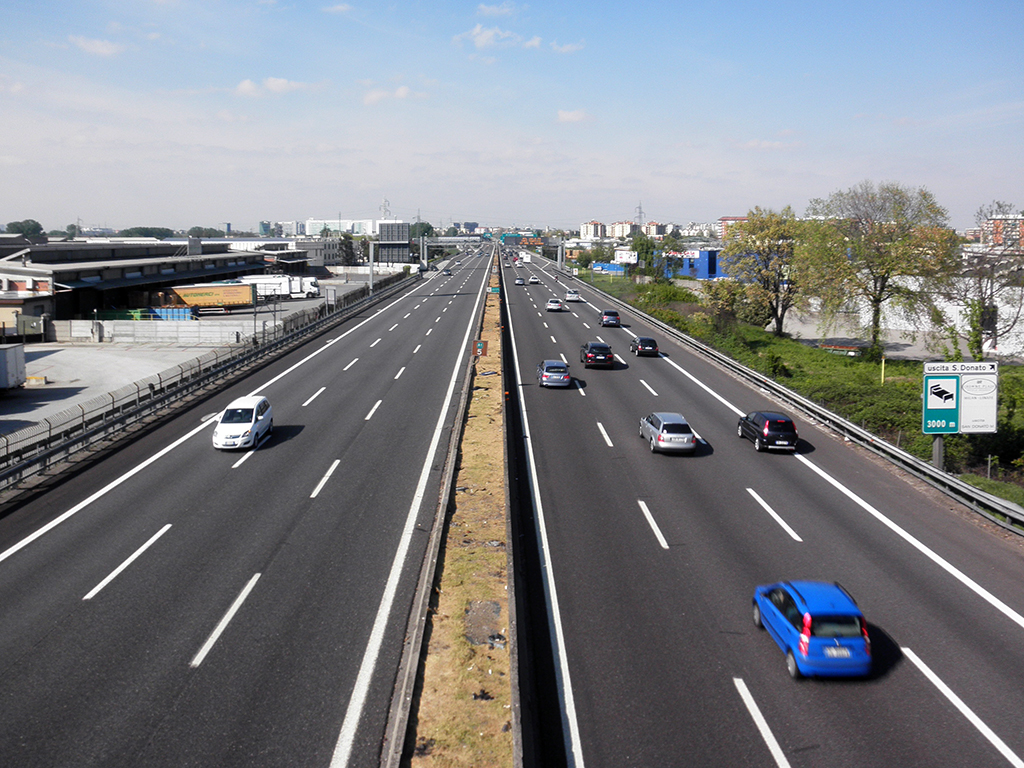
//> input picture autostrada.jfif, 1024 x 768 px
$ ./HoughRetteFun   (built with g++ and OpenCV 4)
//> lines starting //> are read from the running program, lines starting //| are printed output that depends on the picture; after the words box and inside, x2 and y2 are one past the last pixel; in counts of white or black regions, pixels touching at a corner belong together
// MyRettePreExam

#include <opencv2/opencv.hpp>
#include <cstdlib>
#include <iostream>

using namespace std;
using namespace cv;

void myRette(Mat& src, Mat& out);

int main()
{
    //Lettura immagine
    Mat src = imread("C:\\antonio\\Parthenope\\Elim\\Laboratorio\\Slide 8\\autostrada.jfif", IMREAD_GRAYSCALE);
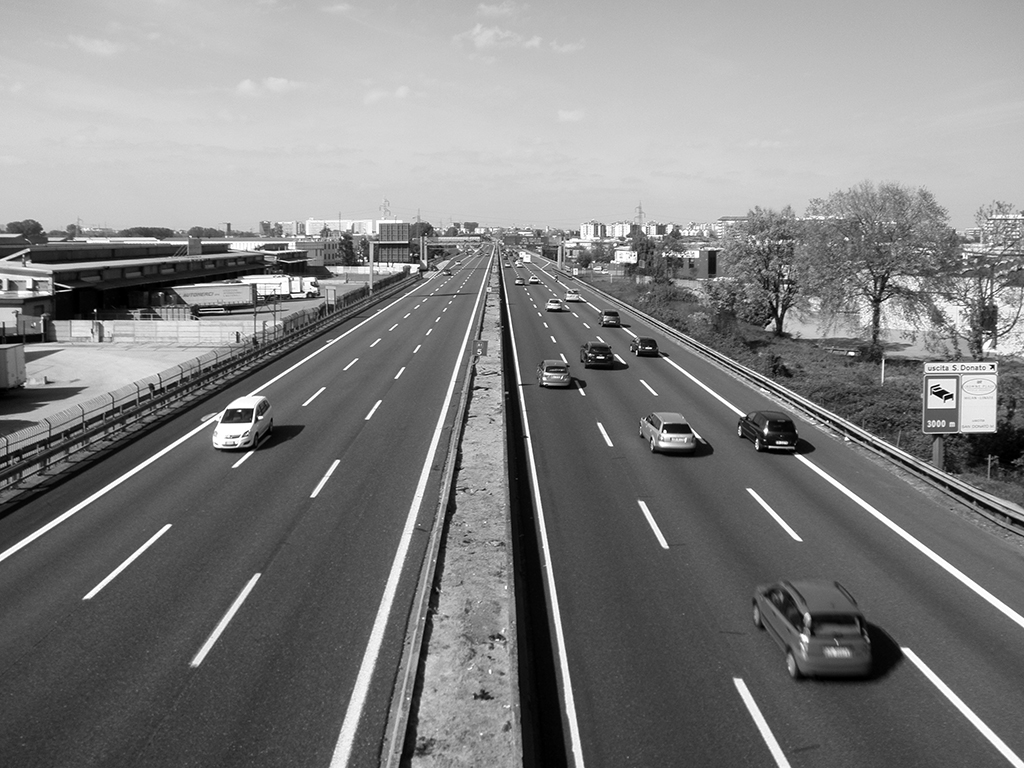
//> src: 768 rows x 1024 cols, CV_8UC1; min 0, max 255, mean 128.3

    if (src.empty())
    {
        cout << "Could not open or find the image" << endl;
        return -1;
    }

    Mat output;
    myRette(src, output);
    imshow("Output", output);
    waitKey(0);

    return 0;
}

void myRette(Mat& src, Mat& out)
{
    Mat edgeCanny;

    GaussianBlur(src, src, Size(7, 7), 2, 2);
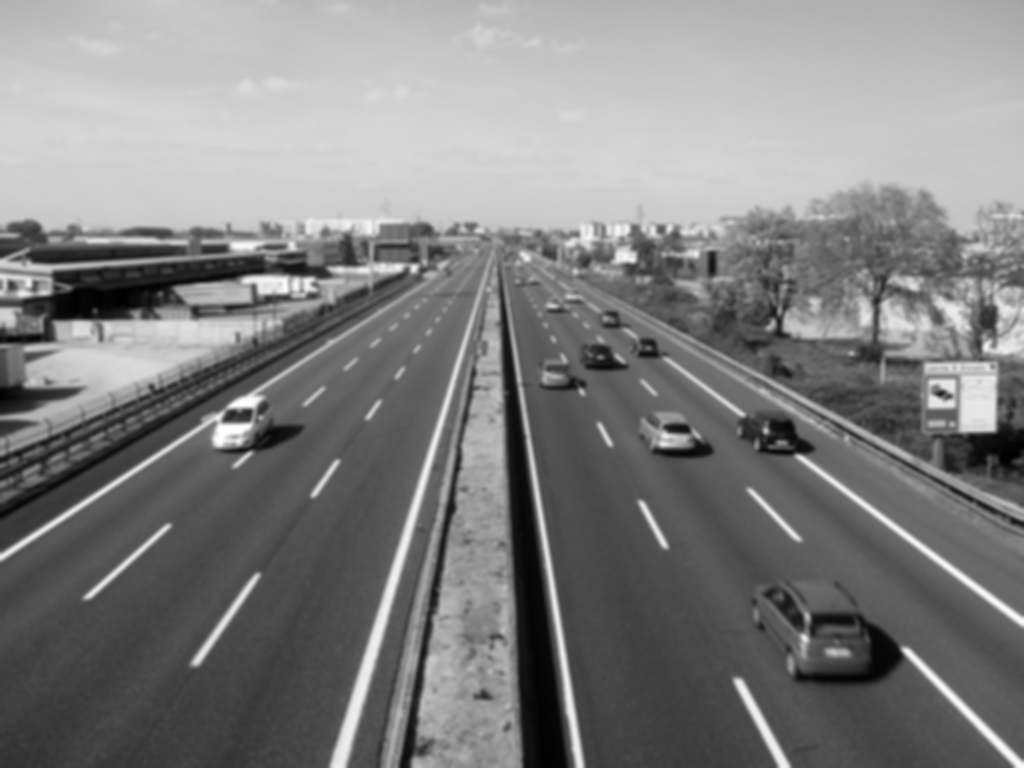
//> src: 768 rows x 1024 cols, CV_8UC1; min 0, max 255, mean 128.3

    Canny(src, edgeCanny, 50, 150, 3);
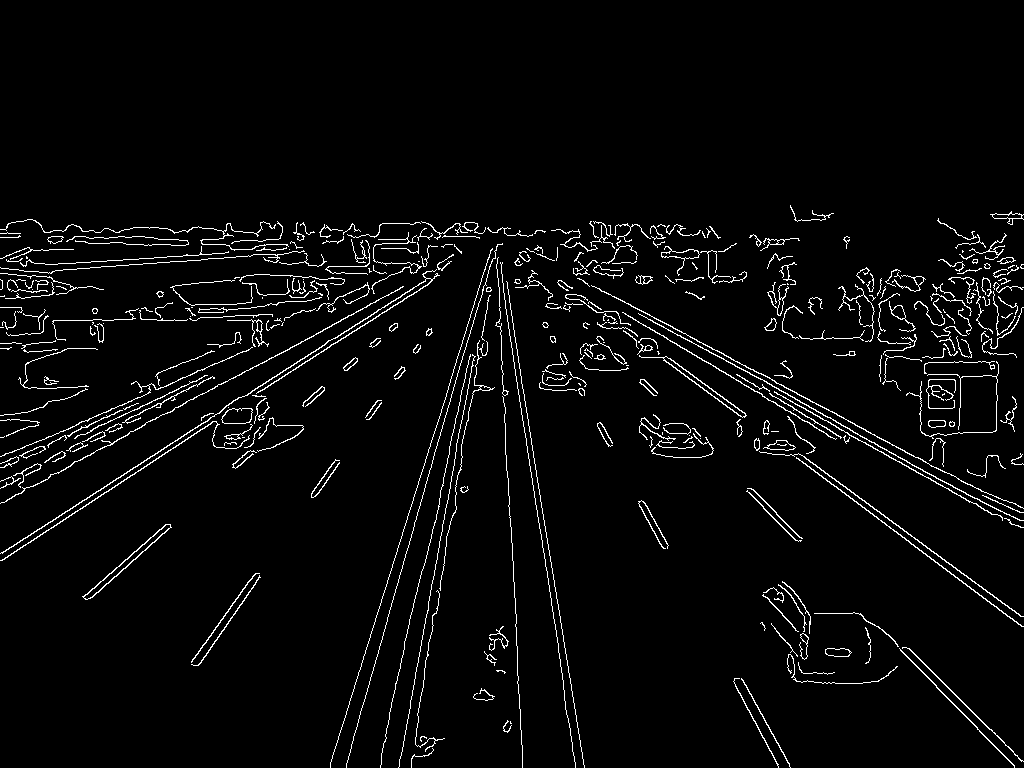
//> edgeCanny: 768 rows x 1024 cols, CV_8UC1; 3.6% white in thin lines or dots, all inside (x1, y1, x2, y2) = (0, 205, 1024, 768)

    int dist = hypot(src.rows, src.cols);
//> dist = 1280
    Mat votes = Mat::zeros(dist * 2, 180, CV_8U);

    double rho, theta;

    for (int x = 0; x < edgeCanny.rows; x++)
    {
        for (int y = 0; y < edgeCanny.cols; y++)
        {
            if (edgeCanny.at<uchar>(x, y) == 255)
            {
                for (theta = 0; theta < 180; theta++)
                {
                    rho = dist + y * cos((theta - 90) * CV_PI / 180) + x * sin((theta - 90) * CV_PI / 180);
                    votes.at<uchar>(rho, theta)++;
                }
            }
        }
    }
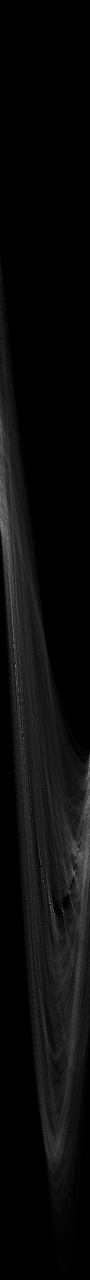
//> votes: 2560 rows x 180 cols, CV_8UC1 (shown at 1/2 size); min 0, max 249, mean 11
//> after the loop, rho = 2064.6

    out = src.clone();

    for (int r = 0; r < votes.rows; r++)
    {
        for (int t = 0; t < votes.cols; t++)
        {
            if (votes.at<uchar>(r, t) >= 200)
            {
                theta = (t - 90) * CV_PI / 180;
                int x = (r - dist) * cos(theta);
                int y = (r - dist) * sin(theta);
                double sin_t = sin(theta);
                double cos_t = cos(theta);

                Point p1(cvRound(x + dist * (-sin_t)), cvRound(y + dist * cos_t));
                Point p2(cvRound(x - dist * (-sin_t)), cvRound(y - dist * cos_t));
                line(out, p1, p2, Scalar(255), 2, 8);
            }
        }
    }
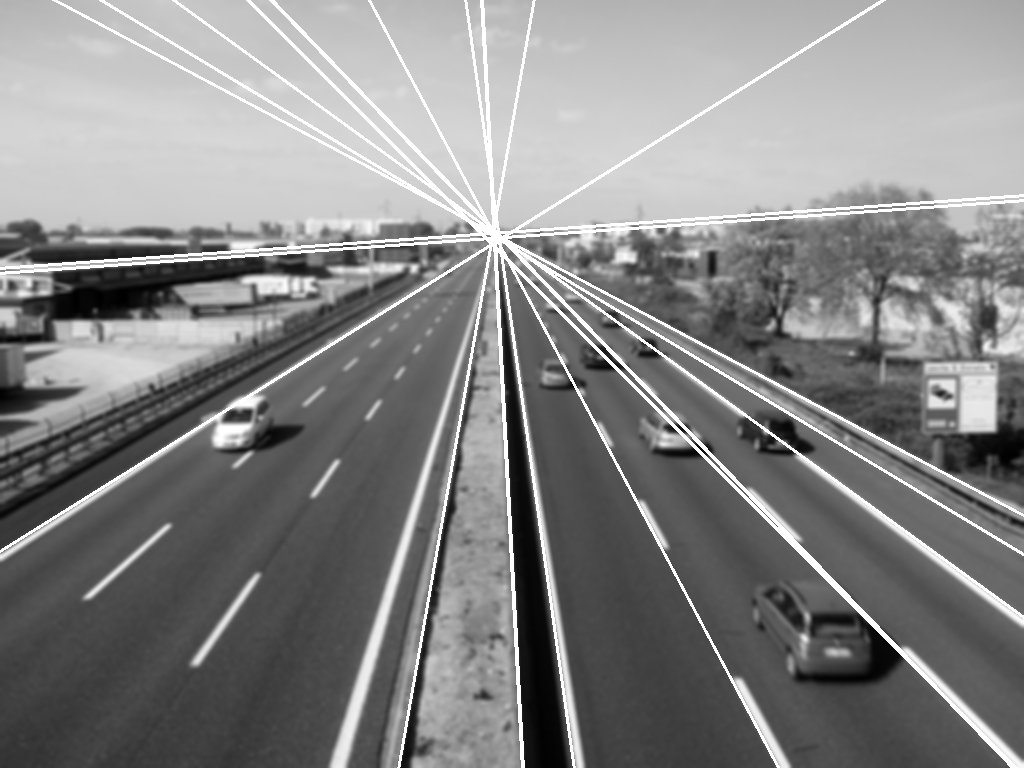
//> out: 768 rows x 1024 cols, CV_8UC1; 4.46% of pixels changed, all inside (x1, y1, x2, y2) = (0, 0, 1024, 768)
//> after the loop, theta = 0.175
}

$ run again, with girasole.jpg saved as autostrada.jfif
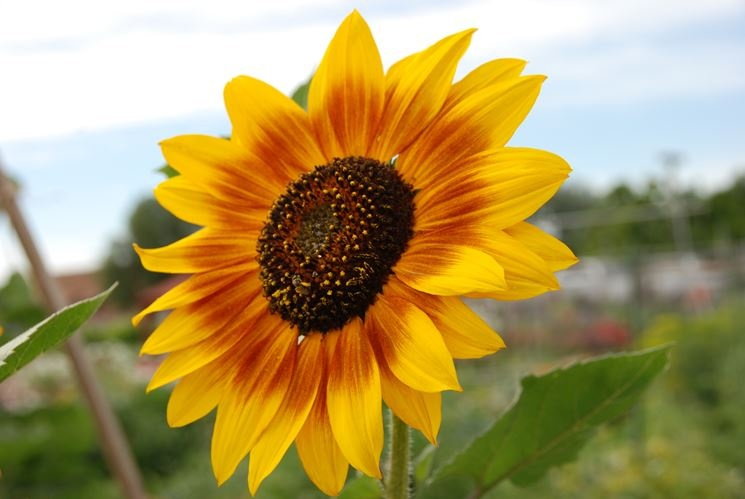
//> input picture girasole.jpg, 745 x 499 px
//> in myRette, `Canny(src, edgeCanny, 50, 150, 3);`:
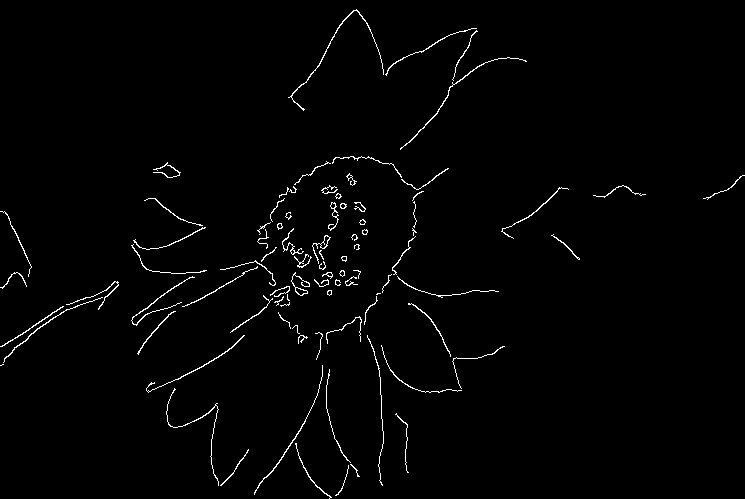
//> edgeCanny: 499 rows x 745 cols, CV_8UC1; 1.5% white in thin lines or dots
//> the loop in myRette, `for (int x = 0; x < edgeCanny.rows; x++)` made 499 passes
//> rho on passes 1 to 3: 0, 0, 0
//> after the loop in myRette, `for (int x = 0; x < edgeCanny.rows; x++)`:
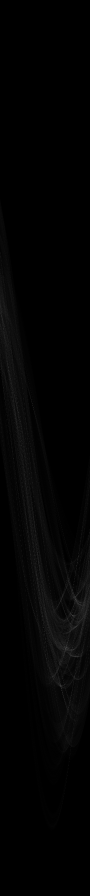
//> votes: 1792 rows x 180 cols, CV_8UC1 (shown at 1/2 size); min 0, max 97, mean 3.1
//> after the loop in myRette, `for (int x = 0; x < edgeCanny.rows; x++)`: rho = 1399.7
//> after the loop in myRette, `for (int r = 0; r < votes.rows; r++)`: theta = 180
